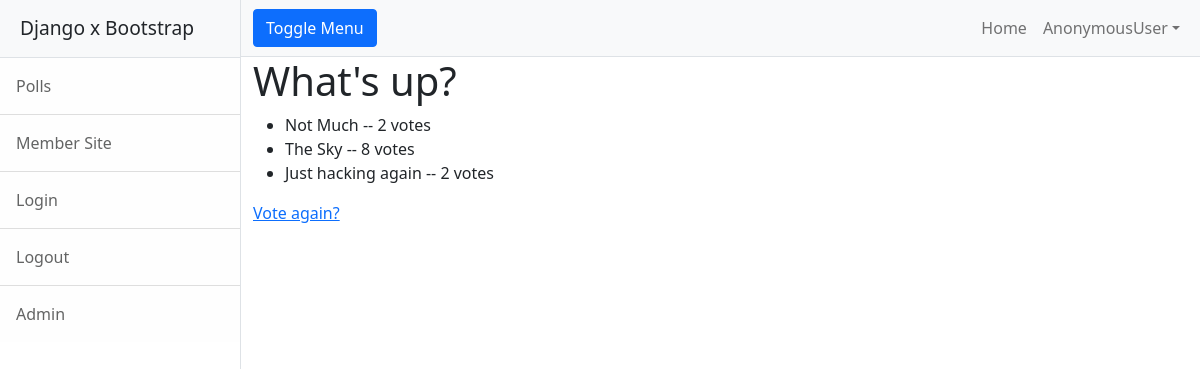
/polls/1/results/, run on an earlier commit of the app's database.
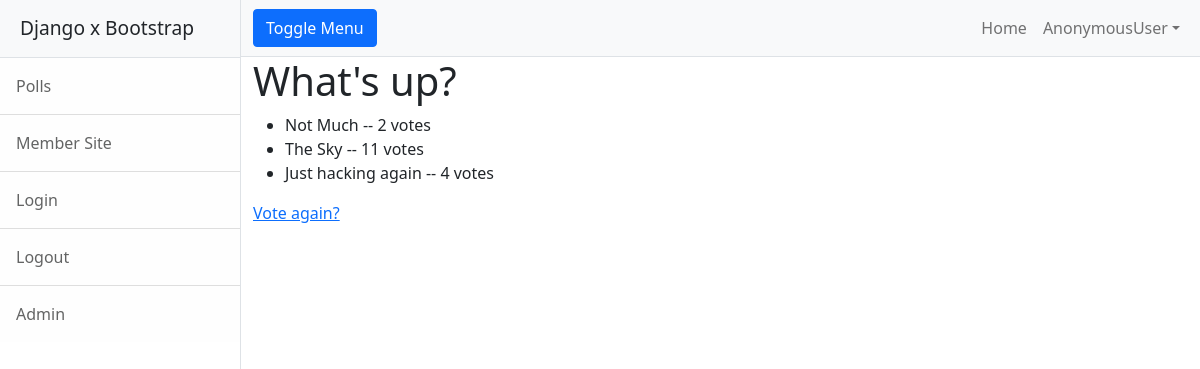
And on a later commit of the database.
### polls/models.py (models this page shows, shortened)
class Question(models.Model):
    question_text = models.CharField(max_length=200)
    pub_date = models.DateTimeField('date publisshed')

class Choice(models.Model):
    question = models.ForeignKey(Question, on_delete=models.CASCADE, related_name='choices')
    choice_text = models.CharField(max_length=200)
    votes = models.IntegerField(default=0)

### polls/views.py (the view)
# urls.py: path('results/', views.ResultsView.as_view(), name='results'),
class ResultsView(QuestionDetailView):
    model = Question
    template_name = 'polls/results.html'

### polls/views.py (called while the page is built)
    def get_queryset(self):
        return Question.objects.filter(pub_date__lte=timezone.now())

### polls/templates/polls/results.html
{% extends "base.html" %}
{% block content %}
<h1>{{ question.question_text }}</h1>
<ul>
{% for choice in question.choices.all %}
    <li>{{ choice.choice_text }} -- {{ choice.votes }} vote{{ choice.votes|pluralize }}</li>
{% endfor %}
</ul>
<a href="{% url 'polls:detail' question.id %}">Vote again?</a>
{% endblock %}

### templates/base.html (shortened to what this page needs)
<!DOCTYPE html>
<html lang="en">
    <head>
        {% load static %}
        <link href="{% static 'membersite/css/styles.css' %}" rel="stylesheet" />
    </head>
    <body>
        <div class="d-flex" id="wrapper">
            <div class="border-end bg-white" id="sidebar-wrapper">
                <div class="sidebar-heading border-bottom bg-light">Django x Bootstrap</div>
                <div class="list-group list-group-flush">
                    <a class="list-group-item list-group-item-action list-group-item-light p-3" href="{% url 'polls:index'%}">Polls</a>
                    <a class="list-group-item list-group-item-action list-group-item-light p-3" href="{% url 'membersite:index'%}">Member Site</a>
                    <a class="list-group-item list-group-item-action list-group-item-light p-3" href="{% url 'login'%}">Login</a>
                    <a class="list-group-item list-group-item-action list-group-item-light p-3" href="{% url 'logout'%}">Logout</a>
                    <a class="list-group-item list-group-item-action list-group-item-light p-3" href="{% url 'admin:index'%}">Admin</a>
                </div>
            </div>
            <div id="page-content-wrapper">
                <nav class="navbar navbar-expand-lg navbar-light bg-light border-bottom">
                    <div class="container-fluid">
                        <button class="btn btn-primary" id="sidebarToggle">Toggle Menu</button>
                        <div class="collapse navbar-collapse" id="navbarSupportedContent">
                            <ul class="navbar-nav ms-auto mt-2 mt-lg-0">
                                <li class="nav-item active"><a class="nav-link" href="/">Home</a></li>
                                <li class="nav-item dropdown">
                                    <a class="nav-link dropdown-toggle" id="navbarDropdown" href="#" role="button" data-bs-toggle="dropdown" aria-haspopup="true" aria-expanded="false">{{ user }}</a>
                                </li>
                            </ul>
                        </div>
                    </div>
                </nav>
                <div class="container-fluid">
                    {% block content %}{% endblock %}
                </div>
            </div>
        </div>
    </body>
</html>

What changed in the data, as far as the page shows it:
changed Choice "The Sky": votes "8" → "11"
changed Choice "Just hacking again": votes "2" → "4"
